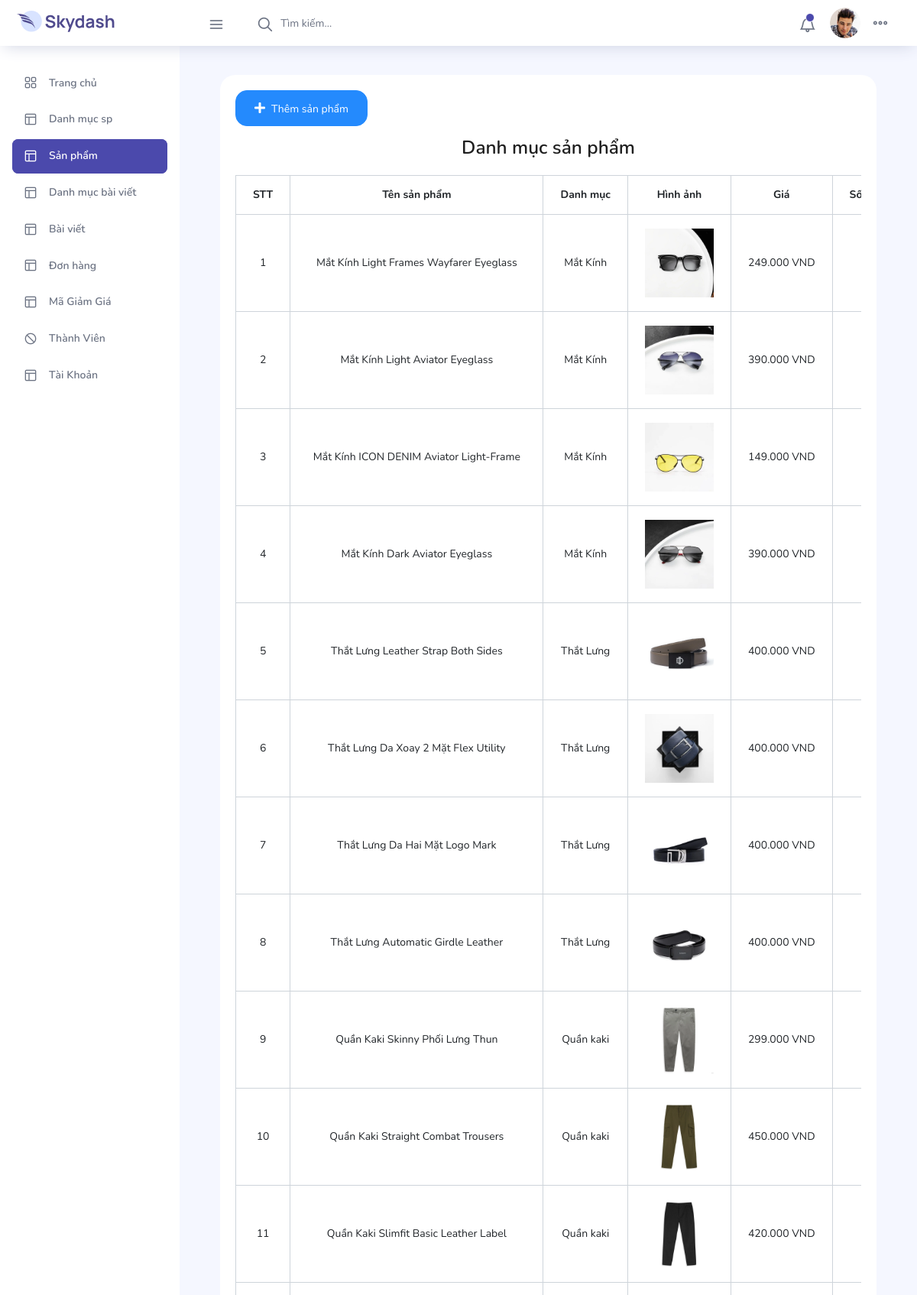
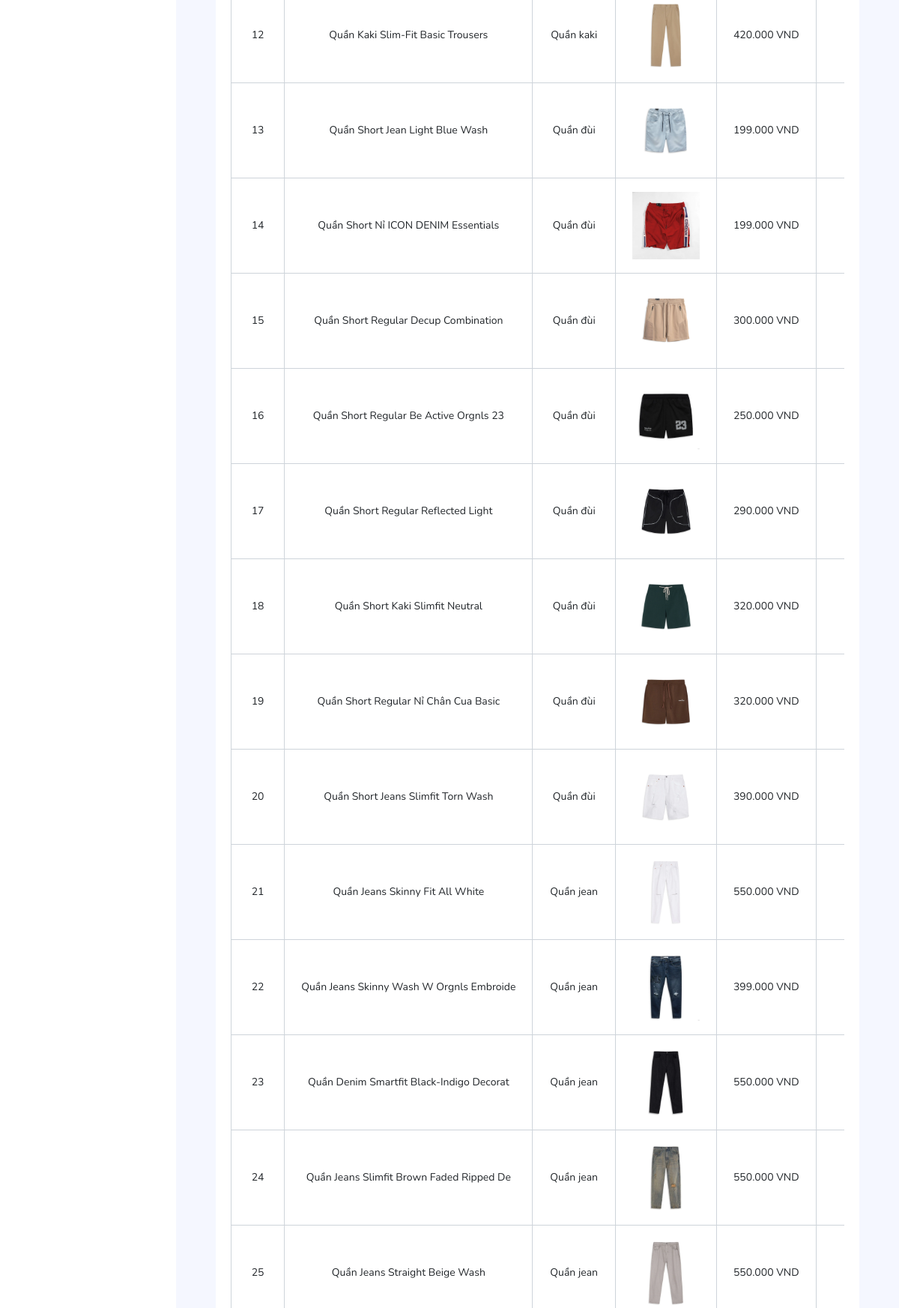
The page /product (signed in, upper part) on the database its author committed (2 pictures, top to bottom).
### tables this page shows
CREATE TABLE IF NOT EXISTS `tbl_product` (
  `id_product` int UNSIGNED NOT NULL AUTO_INCREMENT,
  `title_product` varchar(255) NOT NULL,
  `price_product` int NOT NULL,
  `image_product` varchar(100) NOT NULL,
  `quantity_product` int NOT NULL,
  `desc_product` text NOT NULL,
  `product_hot` int NOT NULL,
  `id_cat_product` int UNSIGNED NOT NULL,
  PRIMARY KEY (`id_product`),
  KEY `id_cat_product` (`id_cat_product`)
);

CREATE TABLE IF NOT EXISTS `tbl_category` (
  `id_category` int UNSIGNED NOT NULL AUTO_INCREMENT,
  `title_category` varchar(100) NOT NULL,
  `desc_category` varchar(250) NOT NULL,
  `cat_parent` int NOT NULL DEFAULT '1',
  `update_at` timestamp NOT NULL DEFAULT CURRENT_TIMESTAMP,
  `create_at` timestamp NOT NULL DEFAULT CURRENT_TIMESTAMP,
  `status` int NOT NULL DEFAULT '1',
  PRIMARY KEY (`id_category`),
  KEY `id_category` (`id_category`)
);

### system/libs/load.php (called while the page is built, shortened)
<?php
    class load{
        public function view($fileName, $data = false){
            include "app/views/".$fileName.".php";
        }
        public function model($fileName){
            return new $fileName();
        }
    }
?>

### app/controllers/product.php (called while the page is built, shortened)
<?php
   class product extends DController{
       public function index(){
           $this->list_product();
       }
       public function list_product(){
           $cond = "tbl_category.id_category=tbl_product.id_cat_product ";
           $table_product = 'tbl_product';
           $table_category = 'tbl_category';
           $productmodel = $this->load->model("productmodel");
           $data["product"] = $productmodel->list_product( $table_category, $table_product, $cond);
           $this->load->view("cpanal/header");
           $this->load->view("cpanal/product/list_product", $data);
           $this->load->view("cpanal/footer");
          }
   }
   ?>

### index.php (called while the page is built, shortened)
<?php
   $main = new Main();
    ?>

### system/libs/Database.php (called while the page is built, shortened)
<?php
    class Database extends PDO{
        public function select($sql,$data = array(), $fetchstyle = PDO::FETCH_ASSOC){
            $statement = $this->prepare($sql);
            $statement->execute();
            return $statement->fetchAll($fetchstyle);
        }
    }
?>

### app/models/productmodel.php (called while the page is built, shortened)
<?php
class productmodel extends DModel{
    public function list_product($table_category, $table_product, $cond) {
         $sql = "SELECT * FROM $table_category,$table_product WHERE $cond
         ORDER BY $table_product.id_product DESC";
         return $this->db->select($sql);
    }
}
?>

### system/libs/DController.php (called while the page is built, shortened)
<?php
    class DController{
        public function __construct(){
            $this->load = new load();
        }
    }
?>

### system/libs/DModel.php (called while the page is built, shortened)
<?php
    class DModel{
        public function __construct(){
            $connect = 'mysql:dbname=php_mvc_pdo;host=localhost';
            $user = 'root';
            $pass = '';
            $this->db = new Database($connect,$user,$pass);
        }
    }
?>

### app/views/cpanal/product/list_product.php (the view, shortened to what this page needs)
<div class="col-lg-12 grid-margin stretch-card">
   <div class="card">
      <div class="card-body">
      <a href="<?php echo BASE_URL ?>product/add_product" type="button" class="btn btn-info mb-3"><i class="fas fa-plus mr-2"></i>Thêm sản phẩm</a>
         <h3 class="text-center">Danh mục sản phẩm</h3>
         <div class="table-responsive pt-3" >
            <table class="table table-bordered baby" id="myTable">
               <thead>
                  <tr>
                     <th>STT</th>
                     <th>Tên sản phẩm</th>
                     <th>Danh mục</th>
                     <th>Hình ảnh</th>
                     <th>Giá</th>
                     <th>Số lượng</th>
                  </tr>
               </thead>
               <tbody>
                  <?php
                     $i=0;
                     foreach ($product as $key => $value) {
                         $i++;
                     ?>
                  <tr>
                     <td><?php echo $i; ?></td>
                     <td><?php echo $value['title_product'] ?></td>
                     <td><?php echo $value['title_category'] ?></td>
                     <?php if(($value['image_product']) == "") {?>
                     <td>Trống</td>
                     <?php  }else if(($value['image_product'])){ ?>
                     <td><img class="img-product" src="<?php echo BASE_URL ?>app/public/upload/product/<?php echo $value['image_product'] ?>" alt="hinh anh" ></td>
                     <?php } ?>
                     <td><?php echo number_format($value['price_product'],0,',','.').' VND' ?></td>
                     <td><?php echo $value['quantity_product'] ?></td>
                  </tr>
                  <?php } ?>
               </tbody>
            </table>
         </div>
      </div>
   </div>
</div>

### rows shown on the page
tbl_product: title_product "Mắt Kính Light Frames Wayfarer Eyeglass", id_cat_product.title_category "Mắt Kính", image_product (picture), price_product "249.000"
tbl_product: title_product "Mắt Kính Light Aviator Eyeglass", id_cat_product.title_category "Mắt Kính", image_product (picture), price_product "390.000"
tbl_product: title_product "Mắt Kính ICON DENIM Aviator Light-Frame", id_cat_product.title_category "Mắt Kính", image_product (picture), price_product "149.000"
tbl_product: title_product "Mắt Kính Dark Aviator Eyeglass", id_cat_product.title_category "Mắt Kính", image_product (picture), price_product "390.000"
tbl_product: title_product "Thắt Lưng Leather Strap Both Sides", id_cat_product.title_category "Thắt Lưng", image_product (picture), price_product "400.000"
tbl_product: title_product "Thắt Lưng Da Xoay 2 Mặt Flex Utility", id_cat_product.title_category "Thắt Lưng", image_product (picture), price_product "400.000"
tbl_product: title_product "Thắt Lưng Da Hai Mặt Logo Mark", id_cat_product.title_category "Thắt Lưng", image_product (picture), price_product "400.000"
tbl_product: title_product "Thắt Lưng Automatic Girdle Leather", id_cat_product.title_category "Thắt Lưng", image_product (picture), price_product "400.000"
tbl_product: title_product "Quần Kaki Skinny Phối Lưng Thun", id_cat_product.title_category "Quần kaki", image_product (picture), price_product "299.000"
tbl_product: title_product "Quần Kaki Straight Combat Trousers", id_cat_product.title_category "Quần kaki", image_product (picture), price_product "450.000"
tbl_product: title_product "Quần Kaki Slimfit Basic Leather Label", id_cat_product.title_category "Quần kaki", image_product (picture), price_product "420.000"
tbl_product: title_product "Quần Kaki Slim-Fit Basic Trousers", id_cat_product.title_category "Quần kaki", image_product (picture), price_product "420.000"
tbl_product: title_product "Quần Short Jean Light Blue Wash", id_cat_product.title_category "Quần đùi", image_product (picture), price_product "199.000"
tbl_product: title_product "Quần Short Nỉ ICON DENIM Essentials", id_cat_product.title_category "Quần đùi", image_product (picture), price_product "199.000"
tbl_product: title_product "Quần Short Regular Decup Combination", id_cat_product.title_category "Quần đùi", image_product (picture), price_product "300.000"
tbl_product: title_product "Quần Short Regular Be Active Orgnls 23", id_cat_product.title_category "Quần đùi", image_product (picture), price_product "250.000"
tbl_product: title_product "Quần Short Regular Reflected Light", id_cat_product.title_category "Quần đùi", image_product (picture), price_product "290.000"
tbl_product: title_product "Quần Short Kaki Slimfit Neutral", id_cat_product.title_category "Quần đùi", image_product (picture), price_product "320.000"
tbl_product: title_product "Quần Short Regular Nỉ Chân Cua Basic", id_cat_product.title_category "Quần đùi", image_product (picture), price_product "320.000"
tbl_product: title_product "Quần Short Jeans Slimfit Torn Wash", id_cat_product.title_category "Quần đùi", image_product (picture), price_product "390.000"
tbl_product: title_product "Quần Jeans Skinny Fit All White", id_cat_product.title_category "Quần jean", image_product (picture), price_product "550.000"
tbl_product: title_product "Quần Jeans Skinny Wash W Orgnls Embroide", id_cat_product.title_category "Quần jean", image_product (picture), price_product "399.000"
tbl_product: title_product "Quần Denim Smartfit Black-Indigo Decorat", id_cat_product.title_category "Quần jean", image_product (picture), price_product "550.000"
tbl_product: title_product "Quần Jeans Slimfit Brown Faded Ripped De", id_cat_product.title_category "Quần jean", image_product (picture), price_product "550.000"
tbl_product: title_product "Quần Jeans Straight Beige Wash", id_cat_product.title_category "Quần jean", image_product (picture), price_product "550.000"
